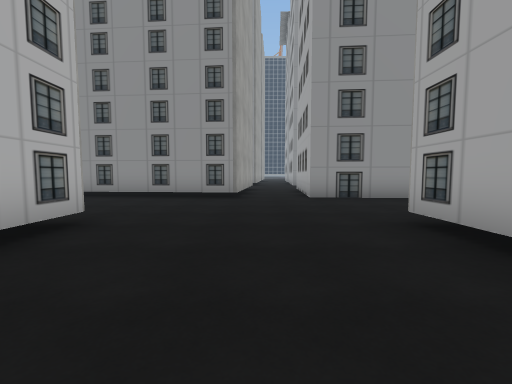
view 1 (above)

24 first-person views from a walk through a Unity game level. The camera is 1.3 m above the floor, tilts 4° down and sees 90° across. The floor is counted in squares, 2 m on a side. Each view is taken from the middle of a square. On the plan, view 1 faces up. The plan holds only what a view shows up to about 9 squares ahead; the rest is blank. The place goes on beyond the plan. The player is left out. Some surface patterns are stand-ins.

view 2
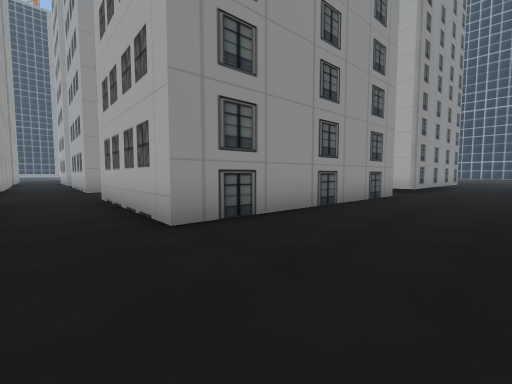

view 3
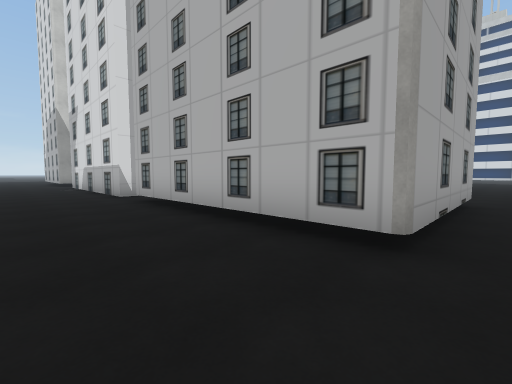

view 4
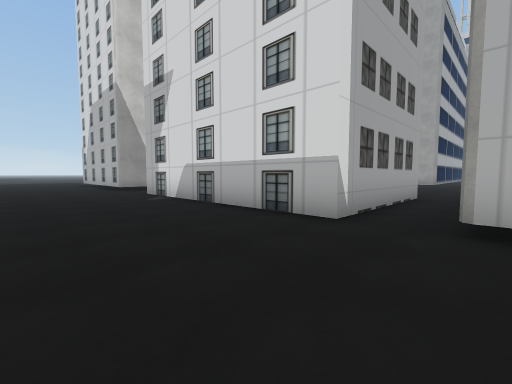

view 5
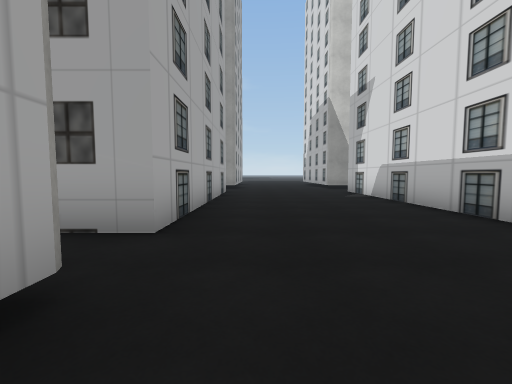

view 6
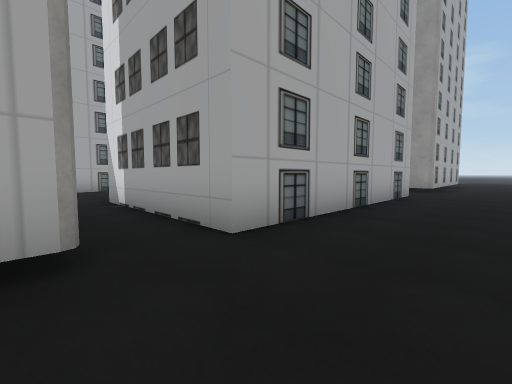

view 7
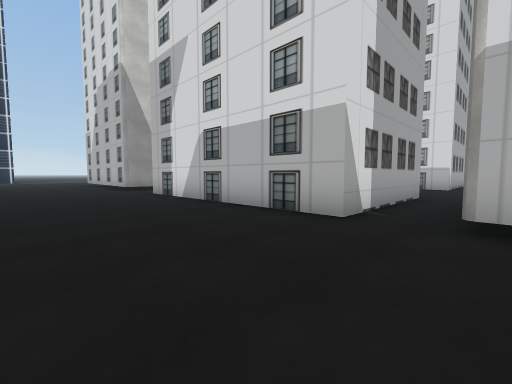

view 8
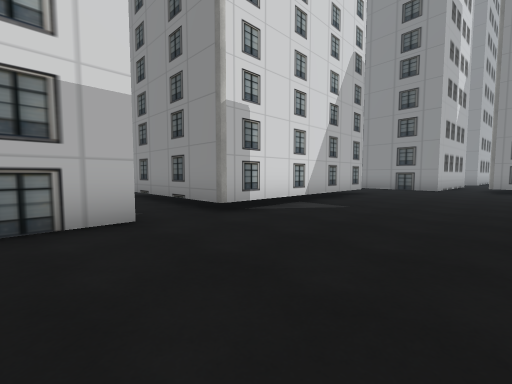

view 9
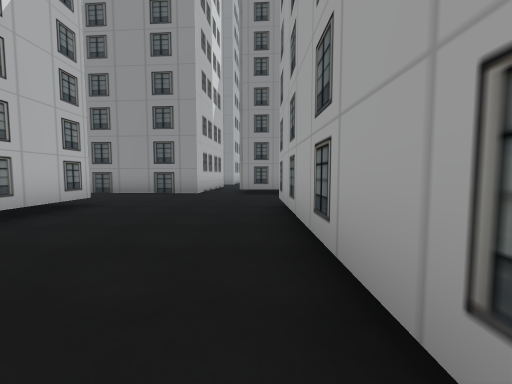

view 10
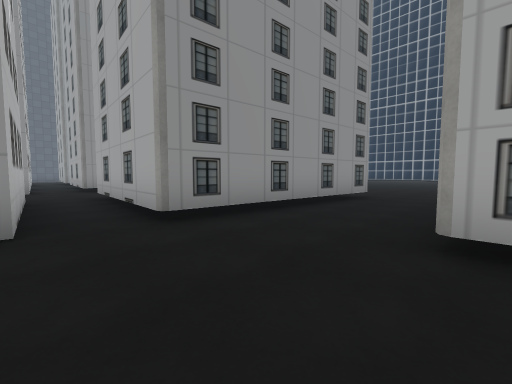

view 11
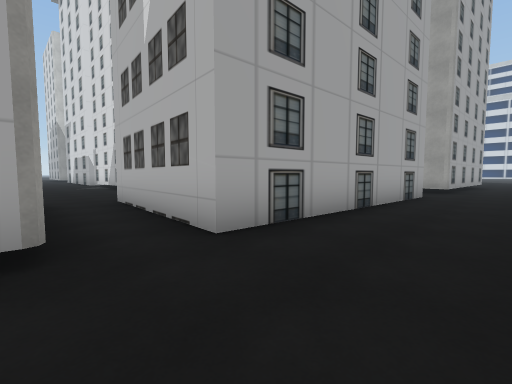

view 12
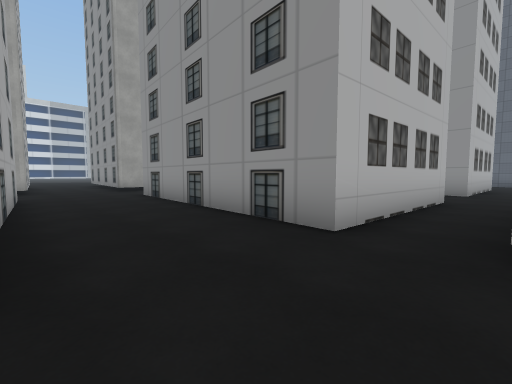

view 13
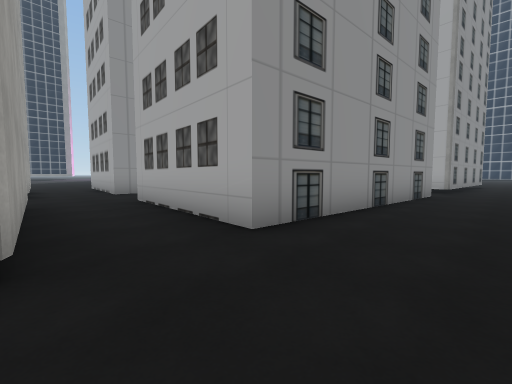

view 14
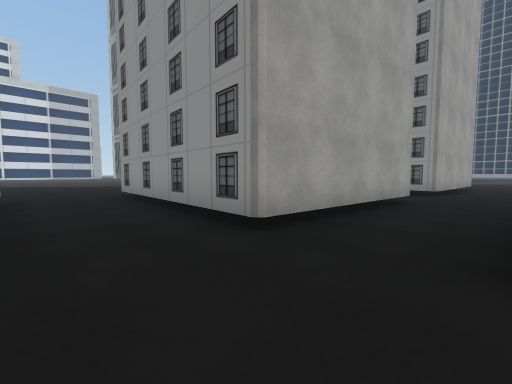

view 15
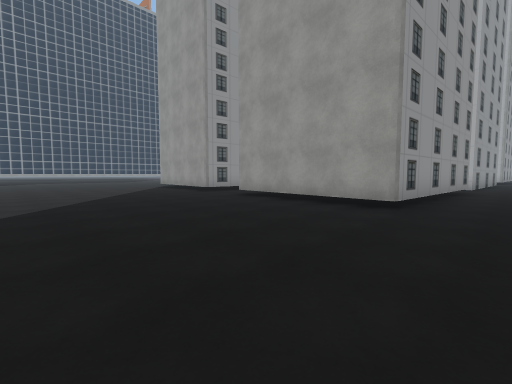

view 16
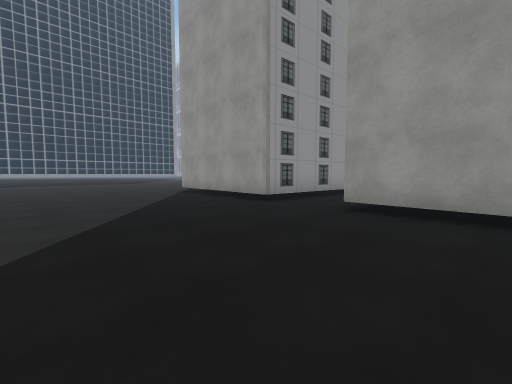

view 17
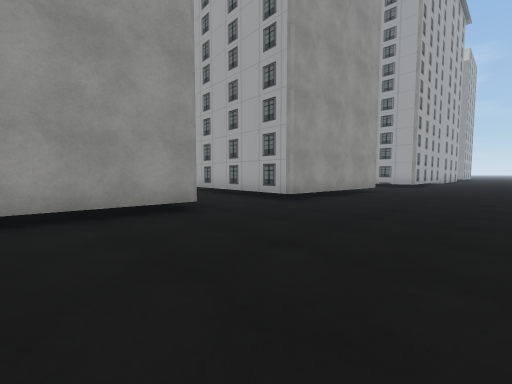

view 18
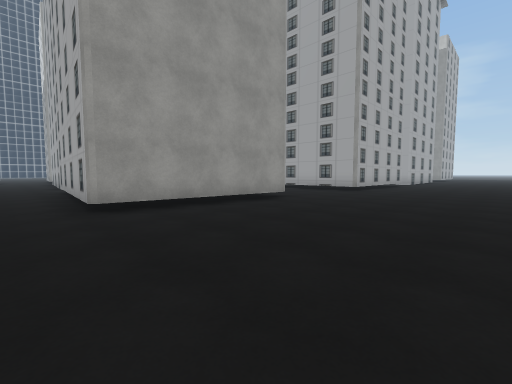

view 19
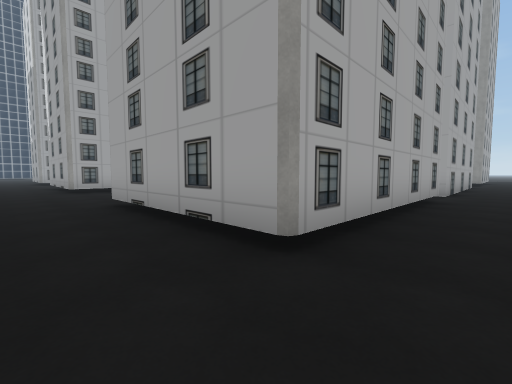

view 20
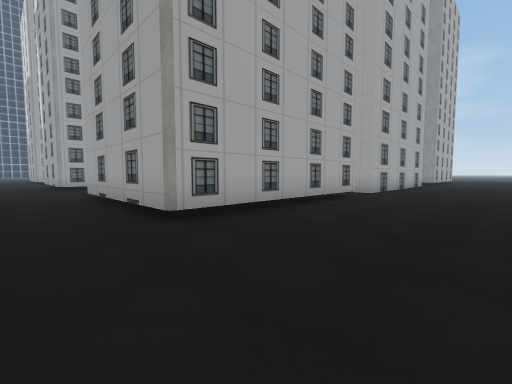

view 21
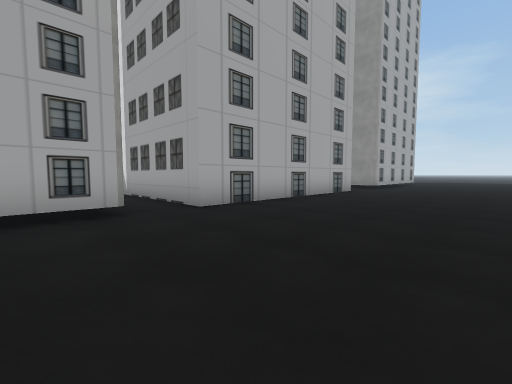

view 22
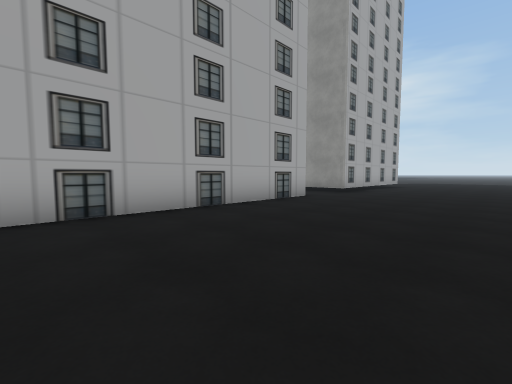

view 23
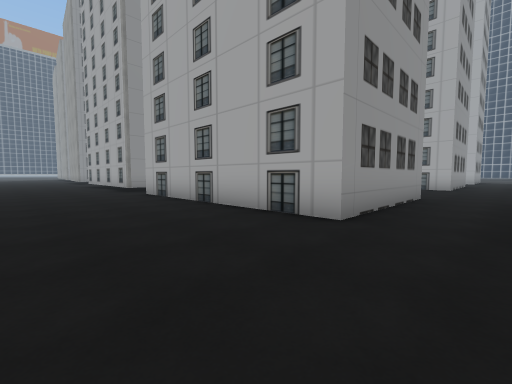

view 24
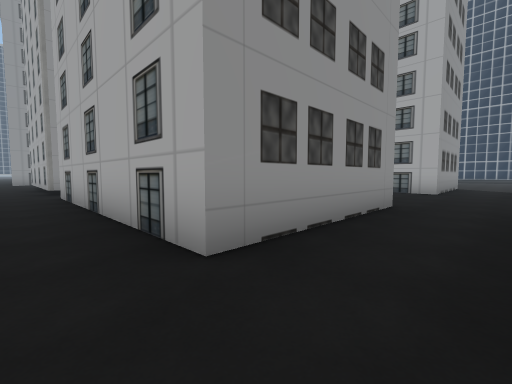

### Floor plan
Key: @ floor where view 1 was taken; # wall or solid block; . floor; T thing the floor can be seen under or through.
Columns run from 11 left of view 1 to 17 right of it. Each row starts with its distance up from view 1.
 27  ...
 26  ....
 25 ......#
 24 ......#
 23 ......#    #..      #.
 22 ......#    #..#     #.
 21 ......######..#     #.
 20 ........   ....     ..
 19 ......#    ...      ..
 18 ......#    #..#     #.
 17 .....##    #..#     #.
 16 .....#     #.##    ##.
 15 .....##### #.#     #.
 14 .........###.#######.T#
 13 .......................
 12 .....###...............
 11 .....# ####..#######..
 10 .....#    #..#     #.#
  9 .....#    #..#     #.#
  8 .....##   #..#     #.#
  7 ......#####..#######.#
  6 .....................######..
  5 .............................
  4 ............................
  3 .....####....##  #....#
  2 .....#  #....#   #....#
  1 .....#  #....#   #....#
  0  ....#  #..@.#   #....#
 -1 .....#  #....#   #....#
 -2 .....#  #....#####....
 -3 ......................
 -4 .....####....#####....#
 -5 .....#  #....#   #....
 -6 .....#  #....#   #....
 -7 .....#  #....#   #....
 -8 .....#  #....#   #....
 -9 .....#  #....#   #....#
-10 .....####....#####....##
-11 ........................
-12 ........................

Positions as (right, up) in squares from view 1, and headings:
1: (0, 0), facing up
2: (0, 4), facing up-right
3: (0, 4), facing down-left
4: (1, -2), facing down-left
5: (1, -1), facing down
6: (0, -2), facing down-right
7: (10, -2), facing down-left
8: (10, -5), facing up-left
9: (10, -2), facing up
10: (8, 3), facing up-right
11: (10, 13), facing down-left
12: (10, 11), facing up-left
13: (0, 12), facing up-right
14: (2, 12), facing up-left
15: (-11, 13), facing up-right
16: (-10, 17), facing up-right
17: (-10, 17), facing down-right
18: (-11, 13), facing down-right
19: (-8, 5), facing down-right
20: (-10, 5), facing down-right
21: (-11, -1), facing down-right
22: (-11, -4), facing down-right
23: (-10, -12), facing up-right
24: (1, -12), facing up-right
